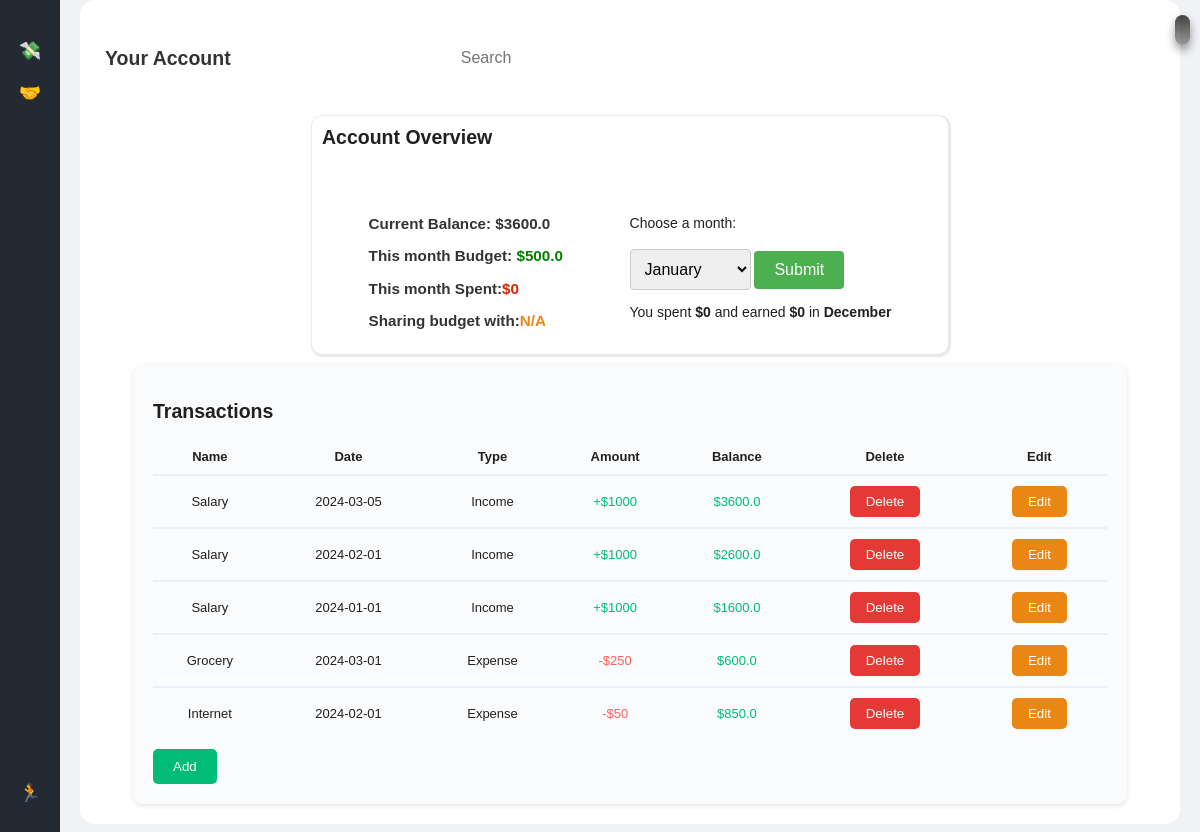
Screenshot of /expenses (signed in) with the database file from the repository.
### models.py (models this page shows, shortened)
class Customers(db.Model):
    cid = Column(Integer, primary_key=True)
    email = Column(String(255), nullable=False)
    first_name = Column(String(255), nullable=False)
    last_name = Column(String(255), nullable=False)
    password = Column(String(256), nullable=False)
    expenses = relationship("Expenses", back_populates="customer")
    shares_1 = relationship("Shares", foreign_keys="Shares.joint_id_1")
    shares_2 = relationship("Shares", foreign_keys="Shares.joint_id_2")
    balance = Column(Float, default=0)
    budget = Column(Float, default=0)
    joint = Column(String(255), default=None)
    spent = Column(Float, default=0)

class Expenses(db.Model):
    eid = Column(Integer, primary_key=True)
    name = Column(String(255), nullable=False)
    amount = Column(Integer, nullable=False)
    date = Column(String(255), nullable=False)
    transaction_category = Column(String(255), nullable=False, default='N/A')
    customer_id = Column(Integer, ForeignKey("customers.cid", ondelete="CASCADE"), nullable=False)
    customer = relationship("Customers", back_populates="expenses")

### main.py (the view)
@app.route("/expenses", methods=['GET'])
def expense_homepage():
    if 'cid' not in session:
        return redirect(url_for('login'))
    cid = session['cid']
    customer = get_customer_by_cid(cid)
    balance = customer.balance
    budget = customer.budget
    search = request.args.get("search", None)
    month_str=request.args.get("month", None)
    print(month_str)
    if search:
        data = get_expense_data(cid, search)
    elif month_str:
        data = get_expenses_by_cid_and_month(cid, month_str)
    else:
        data = get_expense_data(cid,None)
    processed_data = process_expense_data(data, balance)
    bal_data = get_expenses_by_cid(cid)
    current_month = datetime.today().month
    current_month_str = convert_month(current_month)
    expenses_current_month = get_expenses_by_cid_and_month(cid, current_month_str)
    current_month_spent = update_current_month_spent_expense(cid, current_month_str)
    balance = balance_update(balance, bal_data)[0]
    update_spent(customer, current_month_spent)
    budget = customer.budget
    current_month_spent=get_current_month_spent(cid)
    update_spent(customer, current_month_spent)
    update_balance(cid,balance)
    month_spent = session.get('month_spent', 0)
    month_earned = session.get('month_earned', 0)
    month = session.get('month_int', 0)
    value = budget-current_month_spent
    return render_template("expense.html", value=value, transactions=processed_data, month_spent=month_spent, spent=current_month_spent, balance=balance, joint=customer.joint, budget=budget, search=search, month=month, month_earned=month_earned)

### main.py (called while the page is built)
def get_customer_by_cid(cid):
    return db.session.execute(db.select(Customers).where(Customers.cid == cid)).scalar() or None

def get_expenses_by_cid(cid):
    return db.session.execute(db.select(Expenses).filter(Expenses.customer_id == cid)) or None

def get_expenses_by_cid_and_month(cid, month_str):
    return db.session.execute(db.select(Expenses).filter(Expenses.customer_id == cid).filter(Expenses.date.like('%'+'-'+month_str+'-'+'%'))) or None

def get_expense_data(cid, search):
    if search is not None:
        return get_expenses_by_cid_and_search(cid, search)
    else:
        return get_expenses_by_cid(cid)

def balance_update(balance, bal_data):
    total_spent = 0
    for i in bal_data.scalars():
        if i.transaction_category == "expense":
            balance -= i.amount
            total_spent += i.amount
        elif i.transaction_category == "income":
            balance += i.amount
    return [balance, total_spent]

def update_spent(customer, spent):
    customer.spent = spent
    db.session.add(customer)
    db.session.commit()

def convert_month(month):
    if month % 10 == month:
        month_str = '0'+str(month)
    else:
        month_str = str(month)
    return month_str

def update_current_month_spent(cid, current_month_str):
    print(cid, current_month_str)
    x = get_expenses_by_cid_and_month(cid, current_month_str)
    current_month_spent = 0
    for i in x.scalars():
        if i.transaction_category == "expense":
            current_month_spent += i.amount
        else:
            current_month_spent -= i.amount
    return current_month_spent

def get_current_month_spent(cid):
    current_month = datetime.today().month
    current_month_str = convert_month(current_month)
    expenses_current_month = get_expenses_by_cid_and_month(
        cid, current_month_str)
    current_month_spent = update_current_month_spent(cid, current_month_str)
    return current_month_spent

def update_balance(cid,balance):
    bal_data = get_expenses_by_cid(cid)
    for i in bal_data.scalars():
        balance -= i.amount

def update_current_month_spent_expense(cid, current_month_str):
    x = get_expenses_by_cid_and_month(cid, current_month_str)
    current_month_spent = 0
    for i in x.scalars():
        if i.transaction_category == "expense":
            current_month_spent += i.amount
    return current_month_spent

### templates/expense.html (shortened to what this page needs)
{% extends "base.html" %}
{% block content %}
<link rel="stylesheet" href="../static/expense.css" />
<div class="main-content">
  <header>
    <h1>Your Account</h1>
    <form action="{{ url_for('submit_form') }}" method="post">
      <input class="search-bar" type="search" placeholder="Search" name="search" />
    </form>
  </header>
  <div class="content">
    <section class="overview-section">
      <h2>Account Overview</h2>
      <div class="container">
        <div class="basic_info">
          <h3>Current Balance: ${{ balance }}</h3>
          <h3>
            This month Budget: <span style="color: green">${{ budget }}</span>
          </h3>
          <h3>
            This month Spent:<span style="color: rgb(213, 40, 9)"
              >${{ spent }}</span
            >
          </h3>
          <h3>
            Sharing budget with:<span style="color: rgb(233, 134, 20)"
              >{{ joint }}</span
            >
          </h3>
        </div>
        <div class="specific_info">
          {% set
          months=['January','Feburary','March','April','May','June','July','August','September','October','November','December']
          %}
          <form method="POST" action="{{ url_for('accept_month') }}">
            <label for="months">Choose a month:</label>
            <select name="months" id="months">
              <option value="1">January</option>
            </select>
            <input type="submit" value="Submit" />
          </form>
          <p>
            You spent <strong>${{ month_spent }}</strong> and earned <strong> ${{ month_earned }} </strong>in<strong>
              {{months[month-1]}}</strong
            >
          </p>
        </div>
      </div>
    </section>
    <section class="history-section">
      <h2>Transactions</h2>
      <div class="scrollable-history">
        <table class="table">
          <tr class="expense_items">
            <th>Name</th>
            <th>Date</th>
            <th>Type</th>
            <th>Amount</th>
            <th>Balance</th>
            <th>Delete</th>
            <th>Edit</th>
          </tr>
        <tbody>
          {% for transaction in transactions %}
          <tr class="expense_items">
            <td>{{ transaction['name'] }}</td>
            <td>{{ transaction['date'] }}</td>
            <td>
              {% if transaction['transaction_category'] == 'income' %} Income
              {% else %} Expense {% endif %}
            </td>
            <td>
              {% if transaction['transaction_category'] == 'income' %}
                <span class="plus">+${{ transaction['amount'] }}</span>
              {% else %}
                <span class="minus">-${{ transaction['amount'] }}</span>
              {% endif %}
            </td>
            <td>
              {% if transaction['balance'] > 0 %}
              <span class="plus">${{ transaction['balance'] }}</span>
              {% else %}
                <span class="minus">${{ transaction['balance'] }}</span>
              {% endif %}
            </td>
            <td>
              <form method="POST" action="{{ url_for('expense_delete', id=transaction['id']) }}">
                <button type="submit" class="delete_button">Delete</button>
              </form>
            </td>
            <td>
              <form>
                <button type="button" class="edit_button" onclick="openEditModal('{{ transaction['id'] }}')">Edit</button>
              </form>
            </td>
          </tr>
          {% endfor %}
        </table>
      </div>
      <button onclick="openModal()" class="add_button">Add</button>
    </section>
  </div>
</div>
{% endblock %}

### templates/base.html (shortened to what this page needs)
<!DOCTYPE html>
<html lang="en">
  <head>
    <link rel="stylesheet" href="../static/base.css" />
  </head>
  <body class="">
    <div class="dashboard">
      <aside class="sidebar">
        <nav>
          <ul>
            <li><a href="{{ url_for('expense_homepage') }}" title="Expense">💸</a></li>
            <li><a href="{{ url_for('set') }}" title="Settings">🤝</a></li>
          </ul>
          <ul class="bottom-icons">
            <li><a href="{{ url_for('logout') }}" title="Logout">🏃</a></li>
          </ul>
        </nav>
      </aside>
  {% block content %}{% endblock %}
  </body>
</html>

### static/base.css (style rules this page uses)
body { font-family: 'Arial', sans-serif; margin: 0; padding: 0; background-color: #f0f2f5; }
.dashboard { display: flex; height: 100vh; overflow: hidden; }
.sidebar { width: 60px; background-color: #232a34; display: flex; flex-direction: column; align-items: center; padding: 20px 0; position: relative; }
.sidebar nav ul { list-style-type: none; padding: 0; margin: 0; }
.sidebar nav ul li { margin: 20px 0; }
.sidebar nav ul li a { text-decoration: none; color: #fff; font-size: 18px; display: flex; justify-content: center; }
.main-content { flex: 1; padding: 20px; background-color: #fff; border-radius: 15px; margin: 20px; }
header { display: flex; justify-content: space-between; align-items: center; margin-bottom: 20px; }
header h1 { font-size: 1.5em; color: #333; }
header input[type="search"] { border: none; padding: 10px; border-radius: 5px; }
.bottom-icons { position: absolute; bottom: 20px; left: 0; width: 100%; text-align: center; }

### static/expense.css (style rules this page uses)
:root { --light-bg-color: rgb(216, 197, 197); --dark-bg-color: rgb(37, 33, 33); --light-text-color: rgb(34, 31, 31); --dark-text-color: rgb(230, 217, 217); }
body { color: var(--light-text-color); font-family: 'Arial', sans-serif; margin: 0; padding: 0; }
header h1 { margin: 0; padding: 0; }
header { color: white; padding: 5px; text-align: center; }
.main-content { align-items: center; justify-content: center; font-size: small; margin-top: 0%; font-size: small; overflow-y: scroll; }
.container { width: 100%; display: flex; align-items: flex-start; justify-content: space-evenly; }
.content { display: flex; flex-direction: column; align-items: center; justify-content: center; font-size: small; width: 100%; }
.overview-section { font-size: small; height: 30%; width: 60%; background-color: white; border-radius: 10px; box-shadow: 1px 1px 1px 2px rgba(36, 35, 35, 0.1); margin-top: 0px; }
.overview-section h2 { margin: 10px; }
.history-section { margin-top: 10px; width: 90%; background-color: white; border-radius: 10px; box-shadow: 0 2px 5px rgba(0, 0, 0, 0.1); }
label, label:after { transition: 0s }
.search-bar { width: 150%; padding: 10px; margin: 10px 0; border-radius: 10px; border: 1px solid black; font-size: 16px; }
.scrollable-history { overflow-y: scroll; height: 300px; width: 100%; }
.delete_button, .edit_button { color: white; border: none; padding: 8px 16px; border-radius: 5px; cursor: pointer; background-color: #e53935; }
.basic_info, .specific_info { padding: 10px; box-sizing: border-box; }
.basic_info { margin-top: 0%; }
.edit_button { background-color: rgb(233, 134, 20); }
.specific_info { margin-top: 15px; font-size: 14px; }
body { font-family: Arial, sans-serif; }
h3 { color: #333; }
label { display: block; margin-bottom: 10px; }
select { padding: 10px; font-size: 16px; border: 1px solid #ccc; border-radius: 4px; }
input[type="submit"] { margin-top: 10px; padding: 10px 20px; font-size: 16px; background-color: #4caf50; color: white; border: none; border-radius: 4px; cursor: pointer; }
.chart-section, .history-section { grid-column: span 2; background-color: #f9fbfc; padding: 20px; border-radius: 10px; }
.minus { color: #ff5e5e; }
.plus { color: #00bc77; }
.table { width: 100%; border-collapse: collapse; text-align: center; padding: 10px 0; }
.table th { padding: 10px 0; border-bottom: 2px solid #ebf0f7; }
.table td { padding: 10px 0; border-bottom: 2px solid #ebf0f7; }
.add_button { background-color: #00bc77; color: #fff; padding: 10px 20px; border: none; border-radius: 5px; cursor: pointer; margin-top: 10px; }

### rows the page displays
Customers: budget "500.0", joint "N/A"
Expenses: transaction_category "Income"
Expenses: transaction_category "Income"
Expenses: transaction_category "Income"
Expenses: transaction_category "Expense"
Expenses: transaction_category "Expense"

### other values shown
{{ balance }} "3600.0"
{{ spent }} "0"
{{ month_spent }} "0"
{{ month_earned }} "0"
{{ months[month-1] }} "December"
